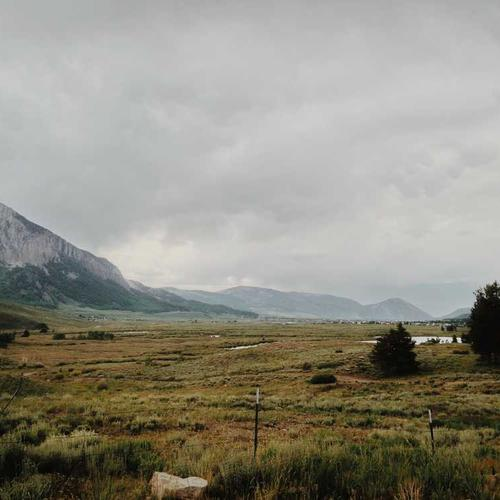
#> input picture SOLUTIONS/input.jpg, 500 x 500 px
$ jupyter execute --allow-errors asg2.ipynb
#> lines starting #> are read from the running program, lines starting #| are printed output that depends on the picture
[cell 1]
import cv2                      # OpenCV for image processing
import numpy as np             # Numerical operations
from matplotlib import pyplot as plt   # Display images

# Step 1: Read the color image (default = BGR format)
img = cv2.imread("input.jpg")
#> img is the input picture: shape (500, 500, 3); mean B, G, R 130, 141.3, 143.9

# Step 2: Check if image is loaded
if img is None:
    print("Error: Image not found")
    exit()

# Step 3: Get image dimensions
h, w, _ = img.shape
#> h = 500; w = 500

# Step 4: Create empty grayscale image
gray = np.zeros((h, w), dtype=np.uint8)

# Step 5: Convert RGB to grayscale using mean method
for i in range(h):
    for j in range(w):

        B, G, R = img[i, j]   # OpenCV uses BGR

        # Mean formula
        gray_value = int((R + G + B) / 3)

        gray[i, j] = gray_value
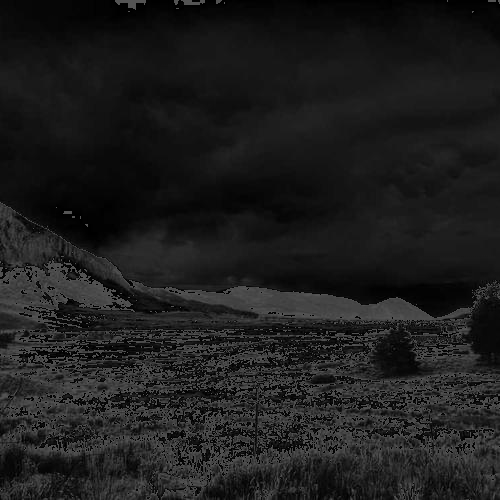
#> gray: shape (500, 500); min 0, max 85, mean 29.1

# Step 6: Display result
plt.imshow(gray, cmap='gray')
plt.title("Grayscale Image (Mean Method)")
plt.axis('off')
plt.show()

[cell 2]
import cv2                      # OpenCV for image processing
import numpy as np             # Numerical operations
from matplotlib import pyplot as plt   # Display images

# Step 1: Read the image (color image)
img = cv2.imread("input.jpg")

# Step 2: Check if image is loaded
if img is None:
    print("Error: Image not found. Make sure input.jpg is in the same folder.")
    exit()

# Convert image to higher datatype to avoid overflow
img = img.astype("int32")

# Step 3: Get dimensions
h, w, _ = img.shape

# Step 4: Create empty grayscale images
gray_mean = np.zeros((h, w), dtype=np.uint8)
gray_weighted = np.zeros((h, w), dtype=np.uint8)

# =========================
# 🔹 CASE 1: MEAN METHOD
# =========================
for i in range(h):
    for j in range(w):

        B, G, R = img[i, j]   # OpenCV uses BGR

        gray_value = (R + G + B) // 3

        gray_mean[i, j] = gray_value
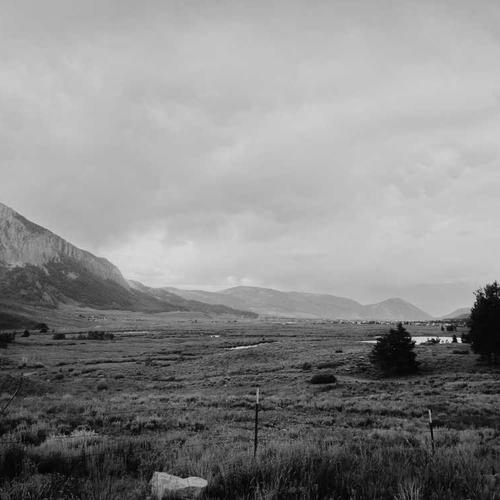
#> gray_mean: shape (500, 500); min 0, max 235, mean 138.2

# =========================
# 🔹 CASE 2: WEIGHTED METHOD
# =========================

# Take weights from user
wr = float(input("Enter weight for R: "))
#> the answer given: 3
wg = float(input("Enter weight for G: "))
#> the answer given: 3
wb = float(input("Enter weight for B: "))
#> the answer given: 3

# Check sum of weights
#> (the rest of this cell did not finish here and is left out)

[cell 3]
import cv2                      # OpenCV for image processing
import numpy as np             # Numerical operations
from matplotlib import pyplot as plt   # Display images

# Step 1: Read the image (color image)
img = cv2.imread("input.jpg")

# Step 2: Check if image is loaded
if img is None:
    print("Error: Image not found. Make sure input.jpg is in the same folder.")
    exit()

# Convert image to higher datatype to avoid overflow
img = img.astype("int32")

# Step 3: Get dimensions
h, w, _ = img.shape

# Step 4: Create empty grayscale images
gray_mean = np.zeros((h, w), dtype=np.uint8)
gray_weighted = np.zeros((h, w), dtype=np.uint8)

# =========================
# 🔹 CASE 1: MEAN METHOD
# =========================
for i in range(h):
    for j in range(w):

        B, G, R = img[i, j]   # OpenCV uses BGR

        gray_value = (R + G + B) // 3

        gray_mean[i, j] = gray_value

# =========================
# 🔹 CASE 2: WEIGHTED METHOD
# =========================

# Take weights from user
wr = float(input("Enter weight for R: "))
#> the answer given: 3
wg = float(input("Enter weight for G: "))
#> the answer given: 3
wb = float(input("Enter weight for B: "))
#> the answer given: 3

# Check sum of weights
#> (the rest of this cell did not finish here and is left out)

[cell 4]
import cv2                      # OpenCV for image processing
import numpy as np             # Numerical operations
from matplotlib import pyplot as plt   # Display images

# Step 1: Read the image (color image)
img = cv2.imread("input.jpg")

# Step 2: Check if image is loaded
if img is None:
    print("Error: Image not found. Make sure input.jpg is in the same folder.")
    exit()

# Convert image to higher datatype to avoid overflow
img = img.astype("int32")

# Step 3: Get dimensions
h, w, _ = img.shape

# Step 4: Create empty grayscale images
gray_mean = np.zeros((h, w), dtype=np.uint8)
gray_weighted = np.zeros((h, w), dtype=np.uint8)

# =========================
# 🔹 CASE 1: MEAN METHOD
# =========================
for i in range(h):
    for j in range(w):

        B, G, R = img[i, j]   # OpenCV uses BGR

        gray_value = (R + G + B) // 3

        gray_mean[i, j] = gray_value

# =========================
# 🔹 CASE 2: WEIGHTED METHOD
# =========================

# Take weights from user
wr = float(input("Enter weight for R: "))
wg = float(input("Enter weight for G: "))
wb = float(input("Enter weight for B: "))

# Check sum of weights
if abs((wr + wg + wb) - 1.0) > 1e-6:
    print("Error: Weights must sum to 1")
    exit()

for i in range(h):
    for j in range(w):

        B, G, R = img[i, j]

        gray_value = int(wr * R + wg * G + wb * B)

        gray_weighted[i, j] = gray_value

# =========================
# DISPLAY RESULTS
# =========================

plt.figure(figsize=(10,5))

plt.subplot(1,2,1)
plt.imshow(gray_mean, cmap='gray')
plt.title("Grayscale (Mean Method)")
plt.axis('off')

plt.subplot(1,2,2)
plt.imshow(gray_weighted, cmap='gray')
plt.title("Grayscale (Weighted Method)")
plt.axis('off')

plt.show()
